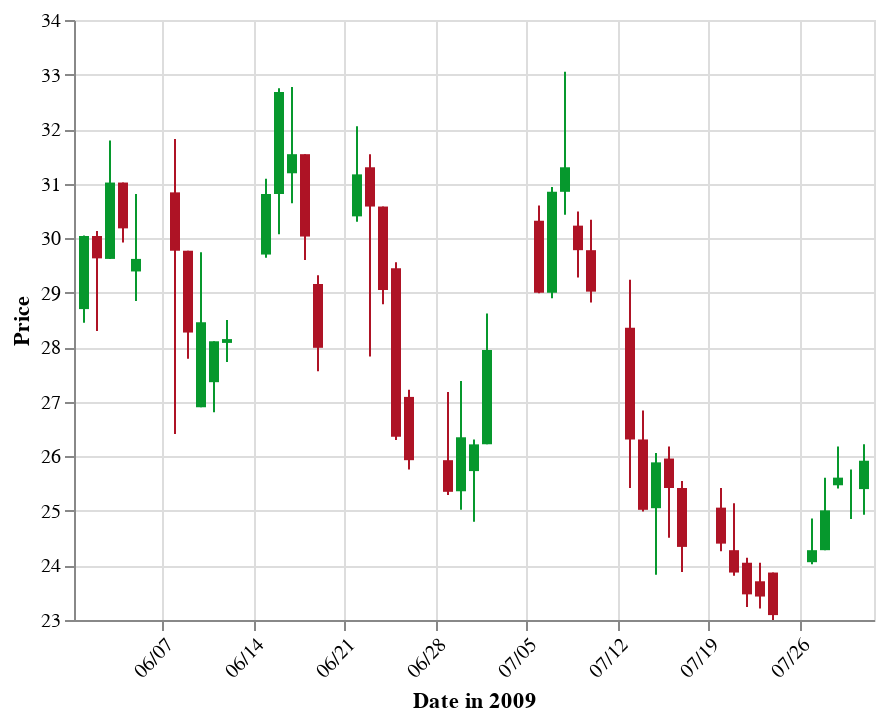

Notebook code for this chart:
### Code cell
import altair as alt
from vega_datasets import data

source = data.ohlc()

open_close_color = alt.condition("datum.open <= datum.close",
                                 alt.value("#06982d"),
                                 alt.value("#ae1325"))

base = alt.Chart(source).encode(
    alt.X('date:T',
          axis=alt.Axis(
              format='%m/%d',
              labelAngle=-45,
              title='Date in 2009'
          )
    ),
    color=open_close_color
)

rule = base.mark_rule().encode(
    alt.Y(
        'low:Q',
        title='Price',
        scale=alt.Scale(zero=False),
    ),
    alt.Y2('high:Q')
)

bar = base.mark_bar().encode(
    alt.Y('open:Q'),
    alt.Y2('close:Q')
)

rule + bar

### Figure 1 — Vega-Lite specification as saved in the notebook (floating-point values rounded to 4 significant figures)
{"config": {"view": {"continuousWidth": 400, "continuousHeight": 300}}, "layer": [{"mark": "rule", "encoding": {"color": {"condition": {"value": "#06982d", "test": "datum.open <= datum.close"}, "value": "#ae1325"}, "x": {"axis": {"format": "%m/%d", "labelAngle": -45, "title": "Date in 2009"}, "field": "date", "type": "temporal"}, "y": {"field": "low", "scale": {"zero": false}, "title": "Price", "type": "quantitative"}, "y2": {"field": "high"}}}, {"mark": "bar", "encoding": {"color": {"condition": {"value": "#06982d", "test": "datum.open <= datum.close"}, "value": "#ae1325"}, "x": {"axis": {"format": "%m/%d", "labelAngle": -45, "title": "Date in 2009"}, "field": "date", "type": "temporal"}, "y": {"field": "open", "type": "quantitative"}, "y2": {"field": "close"}}}], "data": {"name": "data-6095c1ec4d89ad64750a63772b69643b"}, "$schema": "https://vega.github.io/schema/vega-lite/v4.17.0.json", "datasets": {"data-6095c1ec4d89ad64750a63772b69643b": [{"date": "2009-06-01T00:00:00", "open": 28.7, "high": 30.05, "low": 28.45, "close": 30.04, "signal": "short", "ret": -4.894}, {"date": "2009-06-02T00:00:00", "open": 30.04, "high": 30.13, "low": 28.3, "close": 29.63, "signal": "short", "ret": -0.3226}, {"date": "2009-06-03T00:00:00", "open": 29.62, "high": 31.79, "low": 29.62, "close": 31.02, "signal": "short", "ret": 3.687}, {"date": "2009-06-04T00:00:00", "open": 31.02, "high": 31.02, "low": 29.92, "close": 30.18, "signal": "short", "ret": 4.51}, {"date": "2009-06-05T00:00:00", "open": 29.39, "high": 30.81, "low": 28.85, "close": 29.62, "signal": "short", "ret": 6.084}, {"date": "2009-06-08T00:00:00", "open": 30.84, "high": 31.82, "low": 26.41, "close": 29.77, "signal": "short", "ret": 1.254}, {"date": "2009-06-09T00:00:00", "open": 29.77, "high": 29.77, "low": 27.79, "close": 28.27, "signal": "short", "ret": -5.024}, {"date": "2009-06-10T00:00:00", "open": 26.9, "high": 29.74, "low": 26.9, "close": 28.46, "signal": "short", "ret": -5.466}, {"date": "2009-06-11T00:00:00", "open": 27.36, "high": 28.11, "low": 26.81, "close": 28.11, "signal": "short", "ret": -8.374}, {"date": "2009-06-12T00:00:00", "open": 28.08, "high": 28.5, "low": 27.73, "close": 28.15, "signal": "short", "ret": -5.528}, {"date": "2009-06-15T00:00:00", "open": 29.7, "high": 31.09, "low": 29.64, "close": 30.81, "signal": "long", "ret": 3.492}, {"date": "2009-06-16T00:00:00", "open": 30.81, "high": 32.75, "low": 30.07, "close": 32.68, "signal": "short", "ret": 0.155}, {"date": "2009-06-17T00:00:00", "open": 31.19, "high": 32.77, "low": 30.64, "close": 31.54, "signal": "short", "ret": 5.828}, {"date": "2009-06-18T00:00:00", "open": 31.54, "high": 31.54, "low": 29.6, "close": 30.03, "signal": "short", "ret": 8.176}, {"date": "2009-06-19T00:00:00", "open": 29.16, "high": 29.32, "low": 27.56, "close": 27.99, "signal": "short", "ret": 8.599}, {"date": "2009-06-22T00:00:00", "open": 30.4, "high": 32.05, "low": 30.3, "close": 31.17, "signal": "short", "ret": 15.49}, {"date": "2009-06-23T00:00:00", "open": 31.3, "high": 31.54, "low": 27.83, "close": 30.58, "signal": "short", "ret": 11.74}, {"date": "2009-06-24T00:00:00", "open": 30.58, "high": 30.58, "low": 28.79, "close": 29.05, "signal": "long", "ret": -10.42}, {"date": "2009-06-25T00:00:00", "open": 29.45, "high": 29.56, "low": 26.3, "close": 26.36, "signal": "long", "ret": 0.0}, {"date": "2009-06-26T00:00:00", "open": 27.09, "high": 27.22, "low": 25.76, "close": 25.93, "signal": "long", "ret": 0.0}, {"date": "2009-06-29T00:00:00", "open": 25.93, "high": 27.18, "low": 25.29, "close": 25.35, "signal": "long", "ret": 5.263}, {"date": "2009-06-30T00:00:00", "open": 25.36, "high": 27.38, "low": 25.02, "close": 26.35, "signal": "long", "ret": 6.738}, {"date": "2009-07-01T00:00:00", "open": 25.73, "high": 26.31, "low": 24.8, "close": 26.22, "signal": "long", "ret": 7.836}, {"date": "2009-07-02T00:00:00", "open": 26.22, "high": 28.62, "low": 26.22, "close": 27.95, "signal": "long", "ret": 2.764}, {"date": "2009-07-06T00:00:00", "open": 30.32, "high": 30.6, "low": 28.99, "close": 29.0, "signal": "short", "ret": -2.145}, {"date": "2009-07-07T00:00:00", "open": 29.0, "high": 30.94, "low": 28.9, "close": 30.85, "signal": "short", "ret": 3.035}, {"date": "2009-07-08T00:00:00", "open": 30.85, "high": 33.05, "low": 30.43, "close": 31.3, "signal": "short", "ret": 5.687}, {"date": "2009-07-09T00:00:00", "open": 30.23, "high": 30.49, "low": 29.28, "close": 29.78, "signal": "short", "ret": 8.228}, {"date": "2009-07-10T00:00:00", "open": 29.78, "high": 30.34, "low": 28.82, "close": 29.02, "signal": "short", "ret": 8.648}, {"date": "2009-07-13T00:00:00", "open": 28.36, "high": 29.24, "low": 25.42, "close": 26.31, "signal": "short", "ret": 7.329}, {"date": "2009-07-14T00:00:00", "open": 26.31, "high": 26.84, "low": 24.99, "close": 25.02, "signal": "short", "ret": 7.309}, {"date": "2009-07-15T00:00:00", "open": 25.05, "high": 26.06, "low": 23.83, "close": 25.89, "signal": "neutral", "ret": 0.0}, {"date": "2009-07-16T00:00:00", "open": 25.96, "high": 26.18, "low": 24.51, "close": 25.42, "signal": "long", "ret": -9.828}, {"date": "2009-07-17T00:00:00", "open": 25.42, "high": 25.55, "low": 23.88, "close": 24.34, "signal": "long", "ret": -10.84}, {"date": "2009-07-20T00:00:00", "open": 25.06, "high": 25.42, "low": 24.26, "close": 24.4, "signal": "long", "ret": -7.557}, {"date": "2009-07-21T00:00:00", "open": 24.28, "high": 25.14, "low": 23.81, "close": 23.87, "signal": "long", "ret": -2.509}, {"date": "2009-07-22T00:00:00", "open": 24.05, "high": 24.14, "low": 23.24, "close": 23.47, "signal": "long", "ret": 0.9158}, {"date": "2009-07-23T00:00:00", "open": 23.71, "high": 24.05, "low": 23.21, "close": 23.43, "signal": "long", "ret": 2.471}, {"date": "2009-07-24T00:00:00", "open": 23.87, "high": 23.87, "low": 23.0, "close": 23.09, "signal": "long", "ret": 4.223}, {"date": "2009-07-27T00:00:00", "open": 24.06, "high": 24.86, "low": 24.02, "close": 24.28, "signal": "long", "ret": -0.1894}, {"date": "2009-07-28T00:00:00", "open": 24.28, "high": 25.61, "low": 24.28, "close": 25.01, "signal": "long", "ret": -4.38}, {"date": "2009-07-29T00:00:00", "open": 25.47, "high": 26.18, "low": 25.41, "close": 25.61, "signal": "long", "ret": -4.485}, {"date": "2009-07-30T00:00:00", "open": 25.4, "high": 25.76, "low": 24.85, "close": 25.4, "signal": "long", "ret": -1.704}, {"date": "2009-07-31T00:00:00", "open": 25.4, "high": 26.22, "low": 24.93, "close": 25.92, "signal": "short", "ret": 5.068}]}}
